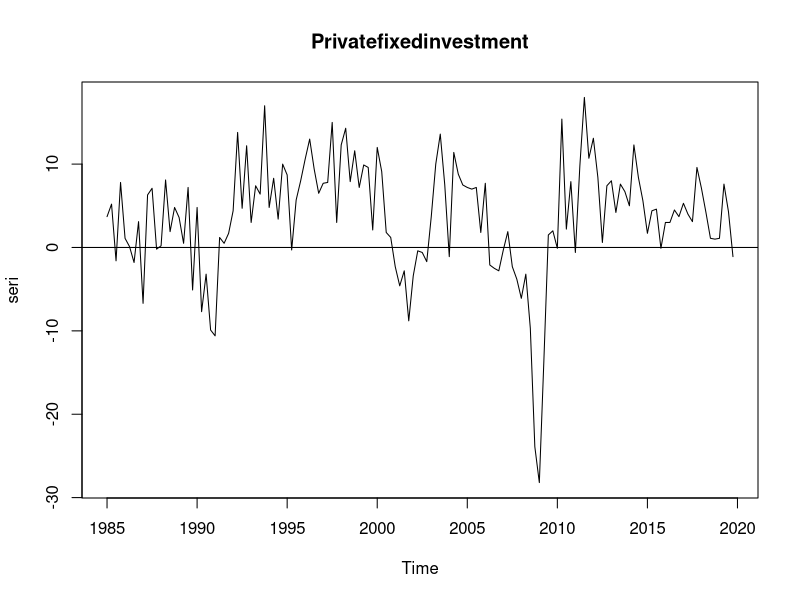
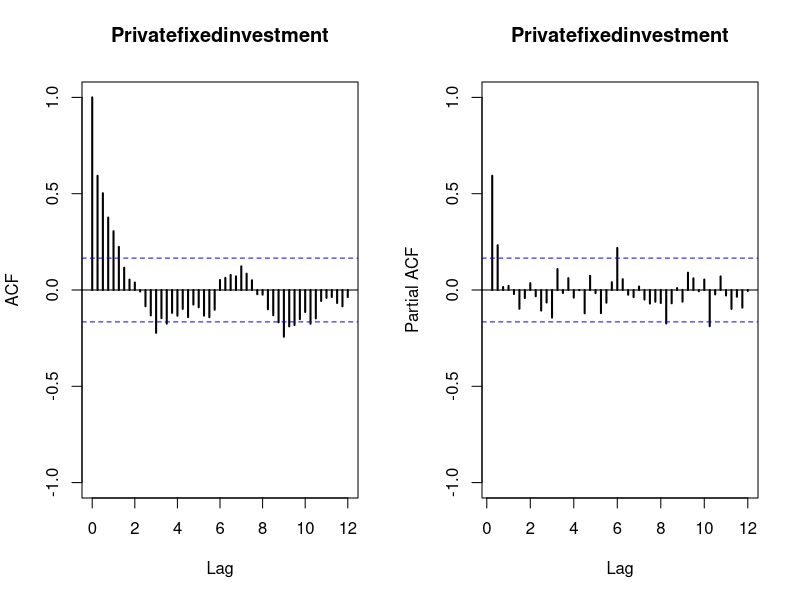
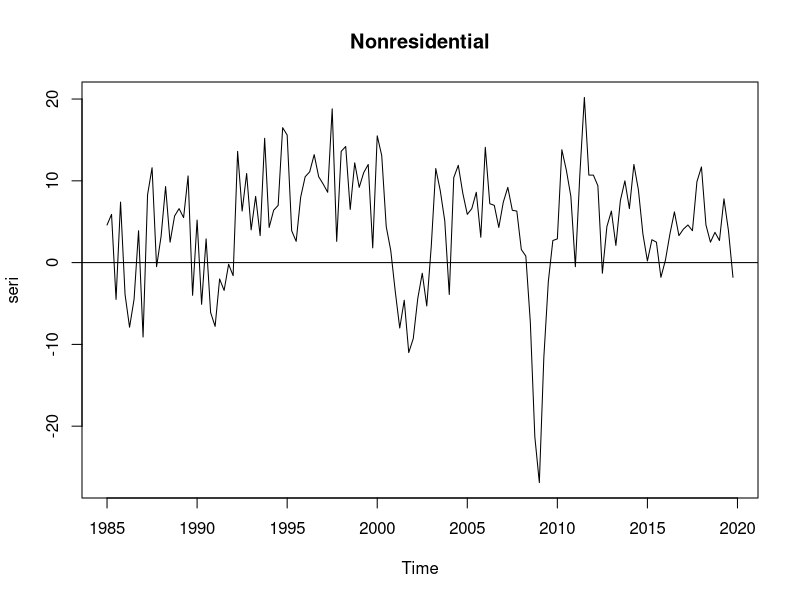
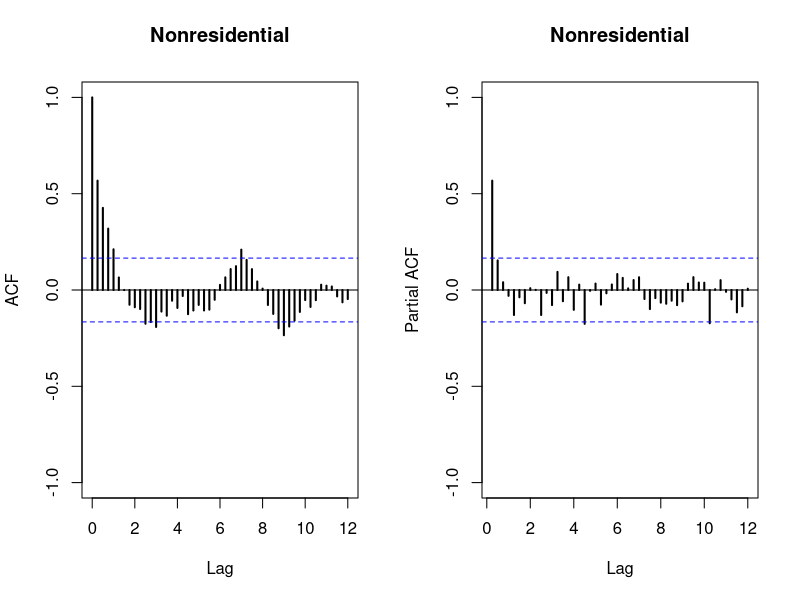
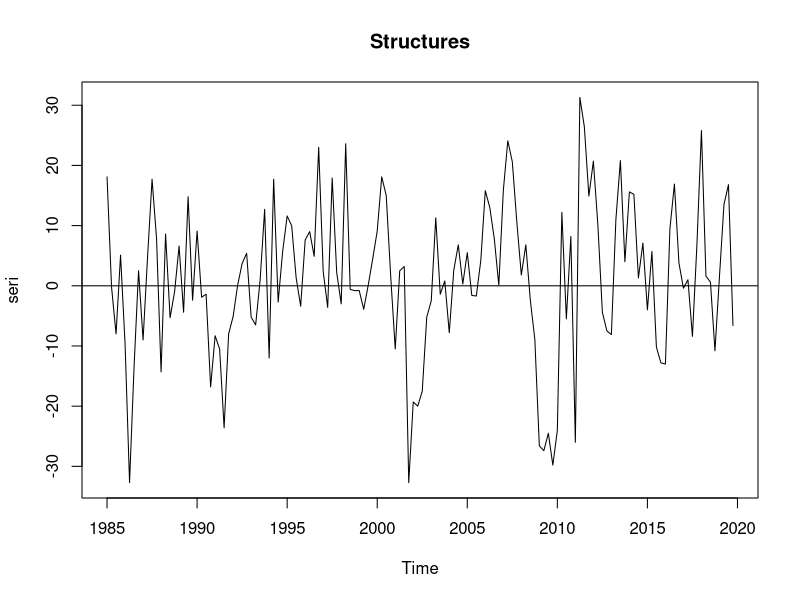
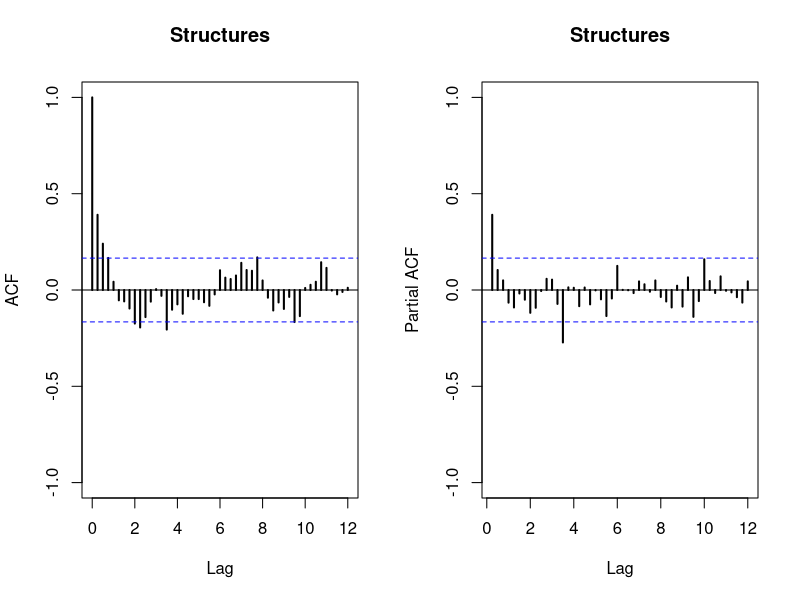
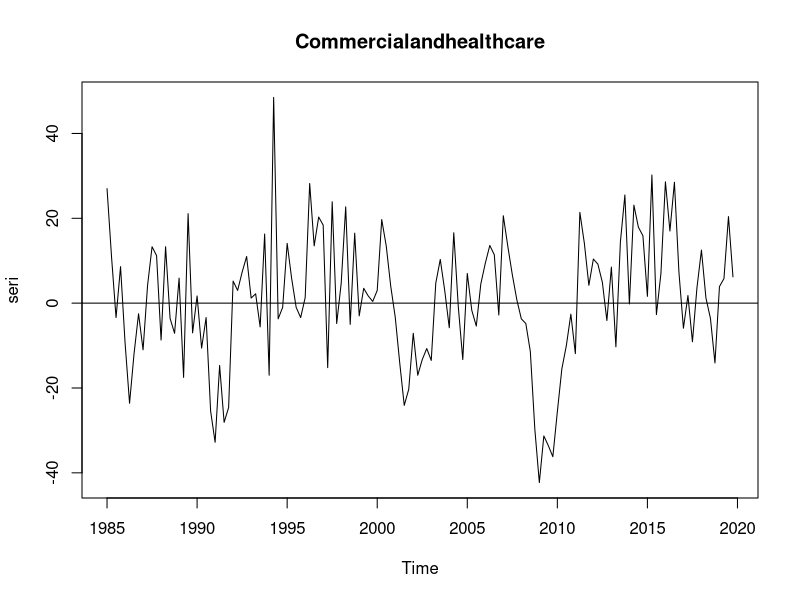
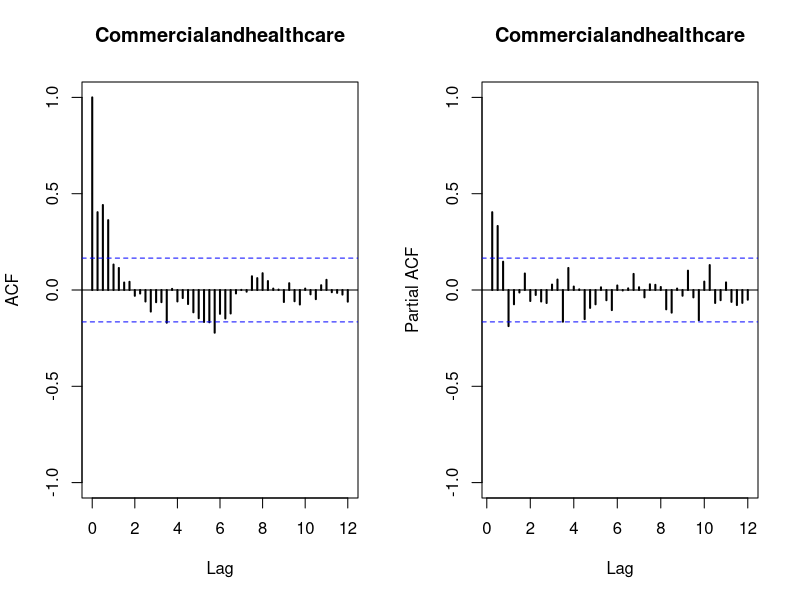

Generate these figures, in order, with R:
## ---- chunk 1
serT=ts(read.csv2("investment.csv"),start=1985,freq=4)

## ---- chunk 2
ser=window(serT,start=1985)

for (i in 1:31){
  seri=ser[,i]
  
  par(mfrow=c(1,1))
  plot(seri,main=colnames(ser)[i])
  abline(h=0)

  par(mfrow=c(1,2))
  acf(seri,ylim=c(-1,1),lag.max=48,lwd=2,main=colnames(ser)[i],na.action=na.pass)
  pacf(seri,ylim=c(-1,1),lag.max=48,lwd=2,main=colnames(ser)[i],na.action=na.pass)
}
